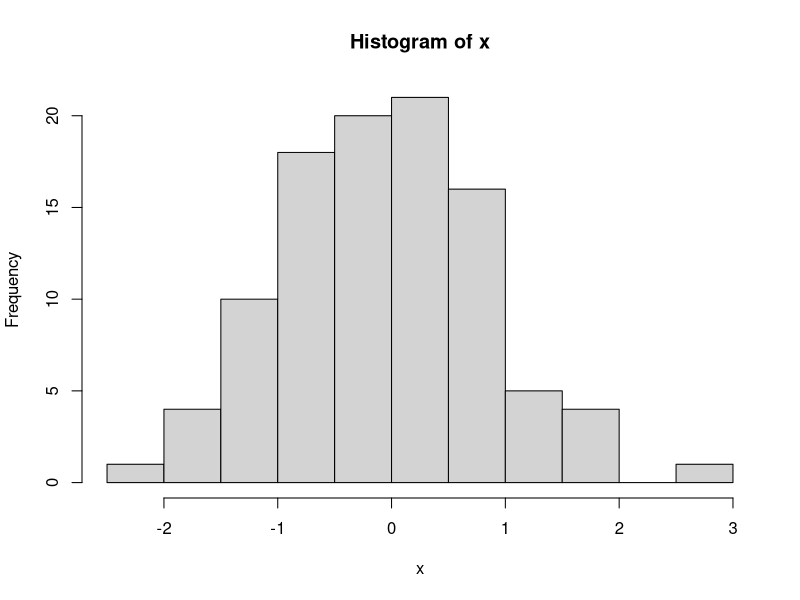

The R script that drew this image:
x <- rnorm(100)
hist(x)

# This is a random code

# Token: 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
# Otro cambio aaaa
# ffff